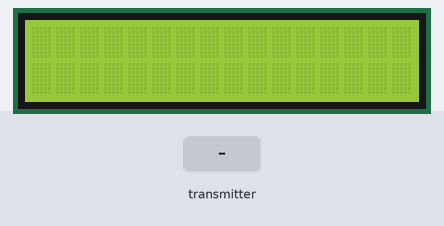
Bench run of a program on a simulated Arduino Nano, built with avr-gcc and run on an emulated ATmega328P. On the bench: 16×2 character LCD. The inputs (shaded band) are chosen by the test bench. No radio packets arrive unless stated.

Above: at 1.2 s.
1.3 s: the transmitter starts sending recieved_data.0 = 0
At 1.7 s:
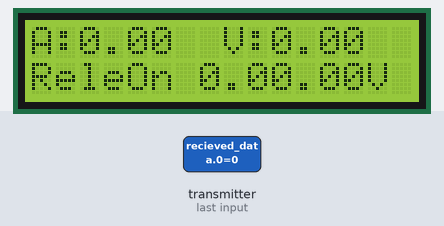
2.8 s: the transmitter starts sending recieved_data.1 = 25
At 4.0 s:
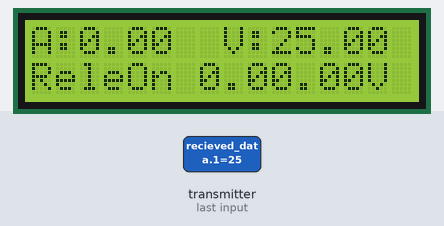
4.3 s: the transmitter starts sending recieved_data.2 = 0
7.3 s: the transmitter starts sending recieved_data.3 = 25
At 7.9 s:
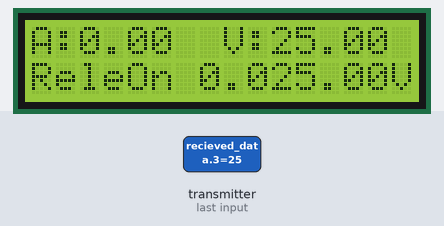
8.8 s: the transmitter starts sending recieved_data.0 = 25
At 9.6 s:
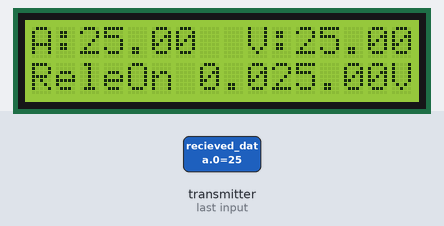
11.8 s: the transmitter starts sending recieved_data.1 = 0
At 12.6 s:
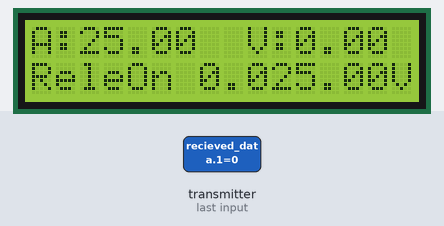
Timing chart, 0 to 14.8 s (numbered marks = the images above; inputs shaded):
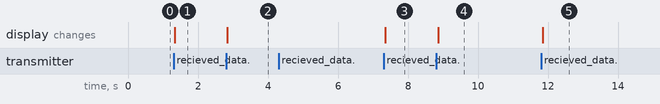

The program:

main.cpp
```cpp
#include <Arduino.h>

/*   Данный скетч делает следующее: передатчик (TX) отправляет массив
    данных, который генерируется согласно показаниям с кнопки и с
    двух потенциомтеров. Приёмник (RX) получает массив, и записывает
    данные на реле, сервомашинку и генерирует ШИМ сигнал на транзистор.
    by AlexGyver 2016
*/

#include <SPI.h>
#include "nRF24L01.h"
#include "RF24.h"
#include <Wire.h> // Библиотека для работы с шиной 1-Wire
#include <LiquidCrystal_I2C.h> // Библиотека для работы с ЖКИ

RF24 radio(9, 10);  // "создать" модуль на пинах 9 и 10 Для Уно
//RF24 radio(9,53); // для Меги
LiquidCrystal_I2C lcd(0x3F, 16, 2);      // дисплей
float recieved_data[4];  // массив принятых данных


byte address[][6] = {"1Node", "2Node", "3Node", "4Node", "5Node", "6Node"}; //возможные номера труб

void setup() {
  Serial.begin(9600);       // открываем порт для связи с ПК
  lcd.init();                      // инициализация дисплея
  lcd.backlight();


  radio.begin(); //активировать модуль
  radio.setAutoAck(1);        // режим подтверждения приёма, 1 вкл 0 выкл
  radio.setRetries(0, 15);    // (время между попыткой достучаться, число попыток)
  radio.enableAckPayload();   // разрешить отсылку данных в ответ на входящий сигнал
  radio.setPayloadSize(32);   // размер пакета, в байтах

  radio.openReadingPipe(1, address[0]);     // хотим слушать трубу 0
  radio.setChannel(0x60);  // выбираем канал (в котором нет шумов!)

  radio.setPALevel (RF24_PA_MAX);   // уровень мощности передатчика. На выбор RF24_PA_MIN, RF24_PA_LOW, RF24_PA_HIGH, RF24_PA_MAX
  radio.setDataRate (RF24_250KBPS); // скорость обмена. На выбор RF24_2MBPS, RF24_1MBPS, RF24_250KBPS
  //должна быть одинакова на приёмнике и передатчике!
  //при самой низкой скорости имеем самую высокую чувствительность и дальность!!

  radio.powerUp();          // начать работу
  radio.startListening();   // начинаем слушать эфир, мы приёмный модуль
}

void loop() {
  byte pipeNo;
  while ( radio.available(&pipeNo)) { // есть входящие данные
    // чиатем входящий сигнал
    radio.read(&recieved_data, sizeof(recieved_data));

    lcd.clear();


    lcd.setCursor(0, 0);
    lcd.print("A:" + String(recieved_data[0],2) + "  V:" + String(recieved_data[1],2));

    lcd.setCursor(0, 1);
    lcd.print("ReleOn " + String(recieved_data[2]));

    lcd.setCursor(10, 1);
    lcd.print(String(recieved_data[3]) + "V");


  }
}
```

Measured:
- after the input at 1.3 s, the display: changes at once (image 1)
- after the input at 2.8 s, the display: changes at once (image 2)
- after the input at 4.3 s, every drawn part: stays the same
- after the input at 7.3 s, the display: changes after 0.05 s (image 3)
- after the input at 8.8 s, the display: changes after 0.06 s (image 4)
- after the input at 11.8 s, the display: changes after 0.05 s (image 5)
